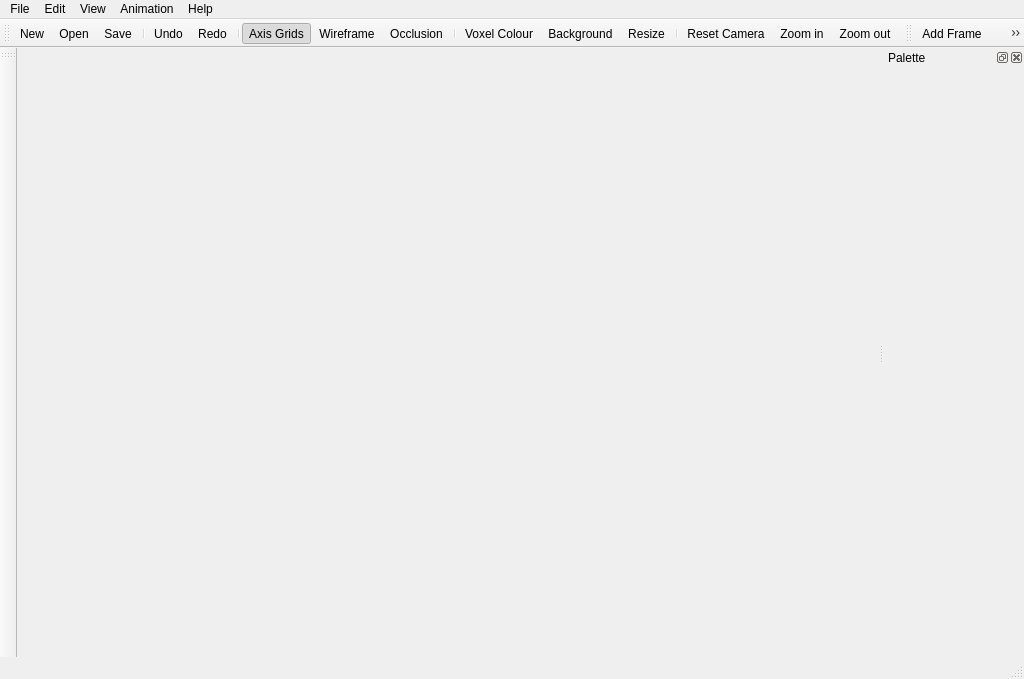
<?xml version="1.0" encoding="UTF-8"?>
<ui version="4.0">
 <class>MainWindow</class>
 <widget class="QMainWindow" name="MainWindow">
  <property name="geometry">
   <rect>
    <x>0</x>
    <y>0</y>
    <width>1024</width>
    <height>679</height>
   </rect>
  </property>
  <property name="windowTitle">
   <string>Zoxel</string>
  </property>
  <property name="windowIcon">
   <iconset resource="resources.qrc">
    <normaloff>:/images/gfx/icons/block.png</normaloff>:/images/gfx/icons/block.png</iconset>
  </property>
  <widget class="QWidget" name="centralwidget">
   <layout class="QGridLayout" name="gridLayout">
    <item row="0" column="0">
     <widget class="QWidget" name="glparent" native="true">
      <layout class="QGridLayout" name="gridLayout_2"/>
     </widget>
    </item>
   </layout>
  </widget>
  <widget class="QMenuBar" name="menubar">
   <property name="geometry">
    <rect>
     <x>0</x>
     <y>0</y>
     <width>1024</width>
     <height>24</height>
    </rect>
   </property>
   <widget class="QMenu" name="menu_file">
    <property name="title">
     <string>File</string>
    </property>
    <addaction name="action_new"/>
    <addaction name="action_open"/>
    <addaction name="separator"/>
    <addaction name="action_save"/>
    <addaction name="action_saveas"/>
    <addaction name="separator"/>
    <addaction name="action_export_image"/>
    <addaction name="separator"/>
    <addaction name="action_exit"/>
   </widget>
   <widget class="QMenu" name="menu_help">
    <property name="title">
     <string>Help</string>
    </property>
    <addaction name="action_about"/>
   </widget>
   <widget class="QMenu" name="menuView">
    <property name="title">
     <string>View</string>
    </property>
    <addaction name="action_axis_grids"/>
    <addaction name="action_wireframe"/>
    <addaction name="action_voxel_edges"/>
    <addaction name="separator"/>
    <addaction name="action_zoom_in"/>
    <addaction name="action_zoom_out"/>
   </widget>
   <widget class="QMenu" name="menuEdit">
    <property name="title">
     <string>Edit</string>
    </property>
    <addaction name="action_undo"/>
    <addaction name="action_redo"/>
    <addaction name="separator"/>
    <addaction name="action_rotate_x"/>
    <addaction name="action_rotate_y"/>
    <addaction name="action_rotate_z"/>
    <addaction name="separator"/>
    <addaction name="action_mirror_x"/>
    <addaction name="action_mirror_y"/>
    <addaction name="action_mirror_z"/>
    <addaction name="separator"/>
    <addaction name="action_resize"/>
   </widget>
   <widget class="QMenu" name="menuAnimation">
    <property name="title">
     <string>Animation</string>
    </property>
    <addaction name="action_anim_play"/>
    <addaction name="action_anim_stop"/>
    <addaction name="action_anim_next"/>
    <addaction name="action_anim_previous"/>
    <addaction name="separator"/>
    <addaction name="action_anim_add"/>
    <addaction name="separator"/>
    <addaction name="action_anim_delete"/>
   </widget>
   <addaction name="menu_file"/>
   <addaction name="menuEdit"/>
   <addaction name="menuView"/>
   <addaction name="menuAnimation"/>
   <addaction name="menu_help"/>
  </widget>
  <widget class="QStatusBar" name="statusbar"/>
  <widget class="QToolBar" name="toolbar">
   <property name="windowTitle">
    <string>toolBar</string>
   </property>
   <attribute name="toolBarArea">
    <enum>TopToolBarArea</enum>
   </attribute>
   <attribute name="toolBarBreak">
    <bool>false</bool>
   </attribute>
   <addaction name="action_new"/>
   <addaction name="action_open"/>
   <addaction name="action_save"/>
   <addaction name="separator"/>
   <addaction name="action_undo"/>
   <addaction name="action_redo"/>
   <addaction name="separator"/>
   <addaction name="action_axis_grids"/>
   <addaction name="action_wireframe"/>
   <addaction name="action_occlusion"/>
   <addaction name="separator"/>
   <addaction name="action_voxel_colour"/>
   <addaction name="action_background"/>
   <addaction name="action_resize"/>
   <addaction name="separator"/>
   <addaction name="action_reset_camera"/>
   <addaction name="action_zoom_in"/>
   <addaction name="action_zoom_out"/>
  </widget>
  <widget class="QToolBar" name="toolbar_drawing">
   <property name="windowTitle">
    <string>toolBar</string>
   </property>
   <attribute name="toolBarArea">
    <enum>LeftToolBarArea</enum>
   </attribute>
   <attribute name="toolBarBreak">
    <bool>false</bool>
   </attribute>
  </widget>
  <widget class="QDockWidget" name="dock">
   <property name="windowTitle">
    <string>Palette</string>
   </property>
   <attribute name="dockWidgetArea">
    <number>2</number>
   </attribute>
   <widget class="QWidget" name="palette">
    <property name="minimumSize">
     <size>
      <width>140</width>
      <height>0</height>
     </size>
    </property>
    <layout class="QGridLayout" name="gridLayout_3"/>
   </widget>
  </widget>
  <widget class="QToolBar" name="toolbar_animation">
   <property name="windowTitle">
    <string>toolBar</string>
   </property>
   <attribute name="toolBarArea">
    <enum>TopToolBarArea</enum>
   </attribute>
   <attribute name="toolBarBreak">
    <bool>false</bool>
   </attribute>
   <addaction name="action_anim_add"/>
   <addaction name="action_anim_stop"/>
   <addaction name="action_anim_play"/>
   <addaction name="action_anim_previous"/>
   <addaction name="action_anim_next"/>
  </widget>
  <action name="action_exit">
   <property name="icon">
    <iconset>
     <normaloff>:/gfx/gfx/application-exit.png</normaloff>:/gfx/gfx/application-exit.png</iconset>
   </property>
   <property name="text">
    <string>Exit</string>
   </property>
   <property name="iconVisibleInMenu">
    <bool>true</bool>
   </property>
  </action>
  <action name="action_about">
   <property name="icon">
    <iconset>
     <normaloff>:/gfx/gfx/help-contents.png</normaloff>:/gfx/gfx/help-contents.png</iconset>
   </property>
   <property name="text">
    <string>About</string>
   </property>
  </action>
  <action name="action_save">
   <property name="icon">
    <iconset resource="resources.qrc">
     <normaloff>:/images/gfx/icons/disk-return-black.png</normaloff>:/images/gfx/icons/disk-return-black.png</iconset>
   </property>
   <property name="text">
    <string>Save</string>
   </property>
  </action>
  <action name="action_axis_grids">
   <property name="checkable">
    <bool>true</bool>
   </property>
   <property name="checked">
    <bool>true</bool>
   </property>
   <property name="icon">
    <iconset resource="resources.qrc">
     <normaloff>:/images/gfx/icons/grid.png</normaloff>:/images/gfx/icons/grid.png</iconset>
   </property>
   <property name="text">
    <string>Axis Grids</string>
   </property>
   <property name="toolTip">
    <string>Toggle Axis Grids</string>
   </property>
  </action>
  <action name="action_wireframe">
   <property name="checkable">
    <bool>true</bool>
   </property>
   <property name="icon">
    <iconset resource="resources.qrc">
     <normaloff>:/images/gfx/icons/border.png</normaloff>:/images/gfx/icons/border.png</iconset>
   </property>
   <property name="text">
    <string>Wireframe</string>
   </property>
  </action>
  <action name="action_new">
   <property name="icon">
    <iconset resource="resources.qrc">
     <normaloff>:/images/gfx/icons/document.png</normaloff>:/images/gfx/icons/document.png</iconset>
   </property>
   <property name="text">
    <string>New</string>
   </property>
  </action>
  <action name="action_saveas">
   <property name="icon">
    <iconset resource="resources.qrc">
     <normaloff>:/images/gfx/icons/disk-return-black.png</normaloff>:/images/gfx/icons/disk-return-black.png</iconset>
   </property>
   <property name="text">
    <string>Save As...</string>
   </property>
  </action>
  <action name="action_open">
   <property name="icon">
    <iconset resource="resources.qrc">
     <normaloff>:/images/gfx/icons/folder-horizontal-open.png</normaloff>:/images/gfx/icons/folder-horizontal-open.png</iconset>
   </property>
   <property name="text">
    <string>Open...</string>
   </property>
  </action>
  <action name="action_background">
   <property name="icon">
    <iconset resource="resources.qrc">
     <normaloff>:/images/gfx/icons/palette.png</normaloff>:/images/gfx/icons/palette.png</iconset>
   </property>
   <property name="text">
    <string>Background</string>
   </property>
   <property name="toolTip">
    <string>Choose background colour</string>
   </property>
  </action>
  <action name="action_resize">
   <property name="icon">
    <iconset resource="resources.qrc">
     <normaloff>:/images/gfx/icons/transform-scale-2.png</normaloff>:/images/gfx/icons/transform-scale-2.png</iconset>
   </property>
   <property name="text">
    <string>Resize</string>
   </property>
   <property name="toolTip">
    <string>Set dimensions</string>
   </property>
  </action>
  <action name="action_occlusion">
   <property name="checkable">
    <bool>true</bool>
   </property>
   <property name="icon">
    <iconset resource="resources.qrc">
     <normaloff>:/images/gfx/icons/weather-clear-2.png</normaloff>:/images/gfx/icons/weather-clear-2.png</iconset>
   </property>
   <property name="text">
    <string>Occlusion</string>
   </property>
   <property name="toolTip">
    <string>Render with ambient occlusion</string>
   </property>
  </action>
  <action name="action_reset_camera">
   <property name="icon">
    <iconset resource="resources.qrc">
     <normaloff>:/images/gfx/icons/zoom-original-4.png</normaloff>:/images/gfx/icons/zoom-original-4.png</iconset>
   </property>
   <property name="text">
    <string>Reset Camera</string>
   </property>
   <property name="toolTip">
    <string>Reset camera position</string>
   </property>
  </action>
  <action name="action_voxel_edges">
   <property name="checkable">
    <bool>true</bool>
   </property>
   <property name="icon">
    <iconset resource="resources.qrc">
     <normaloff>:/images/gfx/icons/categories.png</normaloff>:/images/gfx/icons/categories.png</iconset>
   </property>
   <property name="text">
    <string>Voxel Edges</string>
   </property>
   <property name="toolTip">
    <string>Toggle view voxel edges</string>
   </property>
  </action>
  <action name="action_voxel_colour">
   <property name="icon">
    <iconset resource="resources.qrc">
     <normaloff>:/images/gfx/icons/color.png</normaloff>:/images/gfx/icons/color.png</iconset>
   </property>
   <property name="text">
    <string>Voxel Colour</string>
   </property>
   <property name="toolTip">
    <string>Pick Voxel Colour</string>
   </property>
  </action>
  <action name="action_undo">
   <property name="icon">
    <iconset resource="resources.qrc">
     <normaloff>:/images/gfx/icons/undo.png</normaloff>:/images/gfx/icons/undo.png</iconset>
   </property>
   <property name="text">
    <string>Undo</string>
   </property>
   <property name="toolTip">
    <string>Undo</string>
   </property>
   <property name="shortcut">
    <string>Ctrl+Z</string>
   </property>
  </action>
  <action name="action_redo">
   <property name="icon">
    <iconset resource="resources.qrc">
     <normaloff>:/images/gfx/icons/redo.png</normaloff>:/images/gfx/icons/redo.png</iconset>
   </property>
   <property name="text">
    <string>Redo</string>
   </property>
   <property name="toolTip">
    <string>Redo</string>
   </property>
   <property name="shortcut">
    <string>Ctrl+Shift+Z</string>
   </property>
  </action>
  <action name="action_zoom_in">
   <property name="icon">
    <iconset resource="resources.qrc">
     <normaloff>:/images/gfx/icons/zoom_in.png</normaloff>:/images/gfx/icons/zoom_in.png</iconset>
   </property>
   <property name="text">
    <string>Zoom in</string>
   </property>
   <property name="toolTip">
    <string>Zoom in</string>
   </property>
   <property name="shortcut">
    <string>Ctrl++</string>
   </property>
  </action>
  <action name="action_zoom_out">
   <property name="icon">
    <iconset resource="resources.qrc">
     <normaloff>:/images/gfx/icons/zoom_out.png</normaloff>:/images/gfx/icons/zoom_out.png</iconset>
   </property>
   <property name="text">
    <string>Zoom out</string>
   </property>
   <property name="toolTip">
    <string>Zoom out</string>
   </property>
   <property name="shortcut">
    <string>Ctrl+-</string>
   </property>
  </action>
  <action name="action_anim_add">
   <property name="icon">
    <iconset resource="resources.qrc">
     <normaloff>:/images/gfx/icons/Create.png</normaloff>:/images/gfx/icons/Create.png</iconset>
   </property>
   <property name="text">
    <string>Add Frame</string>
   </property>
   <property name="toolTip">
    <string>Add new animation frame</string>
   </property>
  </action>
  <action name="action_anim_play">
   <property name="icon">
    <iconset resource="resources.qrc">
     <normaloff>:/images/gfx/icons/Go.png</normaloff>:/images/gfx/icons/Go.png</iconset>
   </property>
   <property name="text">
    <string>Play</string>
   </property>
   <property name="toolTip">
    <string>Play animation</string>
   </property>
  </action>
  <action name="action_anim_stop">
   <property name="icon">
    <iconset resource="resources.qrc">
     <normaloff>:/images/gfx/icons/Stop.png</normaloff>:/images/gfx/icons/Stop.png</iconset>
   </property>
   <property name="text">
    <string>Stop</string>
   </property>
   <property name="toolTip">
    <string>Stop animation</string>
   </property>
  </action>
  <action name="action_anim_next">
   <property name="icon">
    <iconset resource="resources.qrc">
     <normaloff>:/images/gfx/icons/Goforward.png</normaloff>:/images/gfx/icons/Goforward.png</iconset>
   </property>
   <property name="text">
    <string>Next Frame</string>
   </property>
   <property name="toolTip">
    <string>Go to next frame</string>
   </property>
   <property name="shortcut">
    <string>Ctrl+Right</string>
   </property>
  </action>
  <action name="action_anim_previous">
   <property name="icon">
    <iconset resource="resources.qrc">
     <normaloff>:/images/gfx/icons/Goback.png</normaloff>:/images/gfx/icons/Goback.png</iconset>
   </property>
   <property name="text">
    <string>Previous Frame</string>
   </property>
   <property name="toolTip">
    <string>Go to previous frame</string>
   </property>
   <property name="shortcut">
    <string>Ctrl+Left</string>
   </property>
  </action>
  <action name="action_anim_settings">
   <property name="enabled">
    <bool>true</bool>
   </property>
   <property name="icon">
    <iconset resource="resources.qrc">
     <normaloff>:/images/gfx/icons/wrench-screwdriver.png</normaloff>:/images/gfx/icons/wrench-screwdriver.png</iconset>
   </property>
   <property name="text">
    <string>Animation Settings</string>
   </property>
   <property name="toolTip">
    <string>Animation Settings</string>
   </property>
  </action>
  <action name="action_anim_delete">
   <property name="icon">
    <iconset resource="resources.qrc">
     <normaloff>:/images/gfx/icons/Cancel.png</normaloff>:/images/gfx/icons/Cancel.png</iconset>
   </property>
   <property name="text">
    <string>Delete Frame</string>
   </property>
   <property name="toolTip">
    <string>Delete current frame</string>
   </property>
  </action>
  <action name="action_rotate_x">
   <property name="text">
    <string>Rotate Model X-Axis</string>
   </property>
   <property name="toolTip">
    <string>Rotate voxels around X axis</string>
   </property>
  </action>
  <action name="action_rotate_y">
   <property name="text">
    <string>Rotate Model Y-Axis</string>
   </property>
   <property name="toolTip">
    <string>Rotate voxels around Y axis</string>
   </property>
  </action>
  <action name="action_rotate_z">
   <property name="text">
    <string>Rotate Model Z-Axis</string>
   </property>
   <property name="toolTip">
    <string>Rotate voxels around Z axis</string>
   </property>
  </action>
  <action name="action_export_image">
   <property name="icon">
    <iconset resource="resources.qrc">
     <normaloff>:/images/gfx/icons/disk.png</normaloff>:/images/gfx/icons/disk.png</iconset>
   </property>
   <property name="text">
    <string>Export Image...</string>
   </property>
   <property name="toolTip">
    <string>Export image of current model view</string>
   </property>
  </action>
  <action name="action_mirror_x">
   <property name="text">
    <string>Mirror Model X-Axis</string>
   </property>
   <property name="toolTip">
    <string>Mirror voxels in X axis</string>
   </property>
  </action>
  <action name="action_mirror_y">
   <property name="text">
    <string>Mirror Model Y-Axis</string>
   </property>
   <property name="toolTip">
    <string>Mirror voxels in Y axis</string>
   </property>
  </action>
  <action name="action_mirror_z">
   <property name="text">
    <string>Mirror Model Z-Axis</string>
   </property>
   <property name="toolTip">
    <string>Mirror voxels in Z axis</string>
   </property>
  </action>
 </widget>
 <resources>
  <include location="resources.qrc"/>
 </resources>
 <connections>
  <connection>
   <sender>action_exit</sender>
   <signal>triggered()</signal>
   <receiver>MainWindow</receiver>
   <slot>close()</slot>
   <hints>
    <hint type="sourcelabel">
     <x>-1</x>
     <y>-1</y>
    </hint>
    <hint type="destinationlabel">
     <x>501</x>
     <y>361</y>
    </hint>
   </hints>
  </connection>
 </connections>
</ui>
